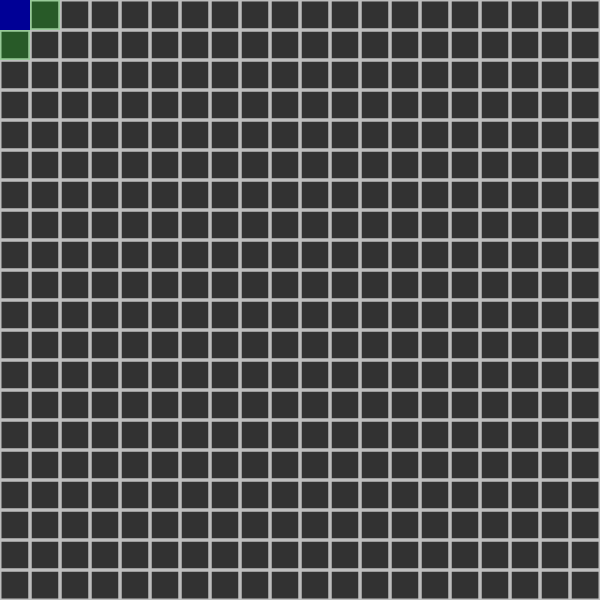
Frame 1 (no input)
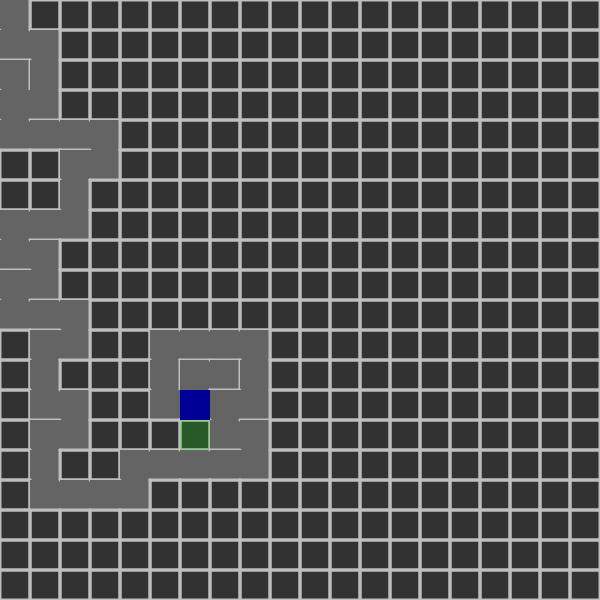
Frame 60 (no input)
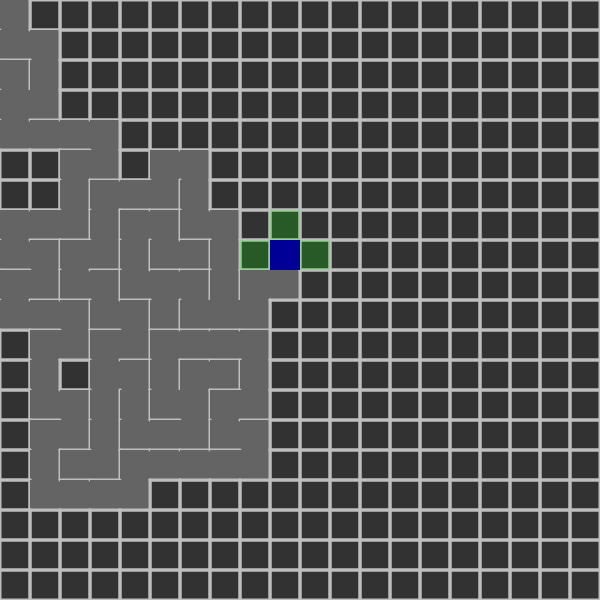
Frame 120 (the mouse pressed at the canvas centre since frame 60)

The p5.js sketch that drew these frames (run headless with seeded random() and noise() and a simulated clock; from frame 60 on, the mouse is pressed at the canvas centre):

// p5.js sketch
// ── sketch.js
const cellSize = 30 ;
const canvasWidth = 600 ;
const canvasHeight = 600 ;
var cols ;
var rows ;
var grid = [] ;
var current ;
var last ;
var stack = [] ;

function setup() {
  //setting how many cols and rows
  cols = floor(canvasWidth/cellSize);
  rows = floor(canvasHeight/cellSize);
  createCanvas(canvasWidth, canvasHeight);//the screen
  //creating the grid values
  for(let y=0 ; y<rows ; y++){
    var minGrid = [] ;
    for(let x=0 ; x<cols ; x++){
      minGrid.push(new cell(x , y)) ;
    }
    grid.push(minGrid);
  }
  //setting current and last variables
  current = grid[0][0] ;
  last = current ;
  stack.push(current);
}

function draw() {
  // frameRate(10);
  background(50);
  //drawing the grid lines
  for(let y=0 ; y<rows ; y++){
    for(let x=0 ; x<cols ; x++){
      grid[y][x].show();
    }
  }
  //drawing current
  fill(0,0,150)
  noStroke();
  square(current.x*cellSize , current.y*cellSize , cellSize);
  //setting the new current and last
  current.visited = true ;
  var nextNeighbor = current.checkNeighbors();
  if(nextNeighbor) {
    stack.push(nextNeighbor);//pushing the current to the stack
    last = current ;
    current = nextNeighbor ;
    removeLines() ;
  }
  else if(stack.length > 0){
    current = stack.pop() ;//removing visited elements from stack
  }else{
    console.log("end");
    noLoop();
  }
}
//creating the cell constructor
function cell(x , y){
  this.x = x ;
  this.y = y ;
  this.visited = false;
  this.walls = [true , true , true , true]
  // show function to show the grid 
  this.show = function(){
    let W = cellSize ;
    let X = this.x*W ;
    let Y = this.y*W ;
    stroke(190);
    strokeWeight(3);
    if(this.walls[0]) line(X  ,Y  ,X+W,Y  ); //top
    if(this.walls[1]) line(X+W,Y  ,X+W,Y+W);//right
    if(this.walls[2]) line(X+W,Y+W,X  ,Y+W);//bottom
    if(this.walls[3]) line(X  ,Y+W,X  ,Y  );//left
    //drawing the visited celles
    if(this.visited){
      noStroke();
      fill(100);
      square(X,Y,W);
    }
  }
  //function to check neighbors
  this.checkNeighbors = function(){
    //checking the top,right,bottom and left of current cell  
    if(y!=0){//top
      var top = grid[y-1][x];
    }else var top = undefined ;
    if(x!=19){//right
      var right = grid[y][x+1];
    }else var right = undefined ;
    if(y!=19){//bottom
      var bottom = grid[y+1][x];
    }else var bottom = undefined ;
    if(x!=0){//left
      var left = grid[y][x-1];
    }else var left = undefined ;
    //creating and drawing neighbors 
    let neighbors = [] ;
    fill(0,255,0,50);
    noStroke();
    if(top && !top.visited) {//top
      neighbors.push(top);
      square(top.x*cellSize , top.y*cellSize , cellSize);
    }
    if(right && !right.visited) {//right
      neighbors.push(right);
      square(right.x*cellSize , right.y*cellSize , cellSize);
    }
    if(bottom && !bottom.visited) {//bottom
      neighbors.push(bottom);
      square(bottom.x*cellSize , bottom.y*cellSize , cellSize);
    }
    if(left && !left.visited) {//left
      neighbors.push(left);
      square(left.x*cellSize , left.y*cellSize , cellSize);
    }

    //getting a random neighbor
    if(neighbors[0]){
      let next = neighbors[floor(random(0,neighbors.length))];
      return next ;
    }else return undefined ;
    
  }
}
//function to remove lines 
function removeLines(){
  var xDifferance = current.x - last.x ;
  var yDifferance = current.y - last.y ;
  //remove rows lines
  if(xDifferance == 1){
    current.walls[3] = false ;
    last.walls[1] = false ;
  }else if(xDifferance == -1){
    current.walls[1] = false ;
    last.walls[3] = false ;
  }
  //remove cols lines
  if(yDifferance == 1){
    current.walls[0] = false ;
    last.walls[2] = false ;
  }else if(yDifferance == -1){
    current.walls[2] = false ;
    last.walls[0] = false ;
  }
}
